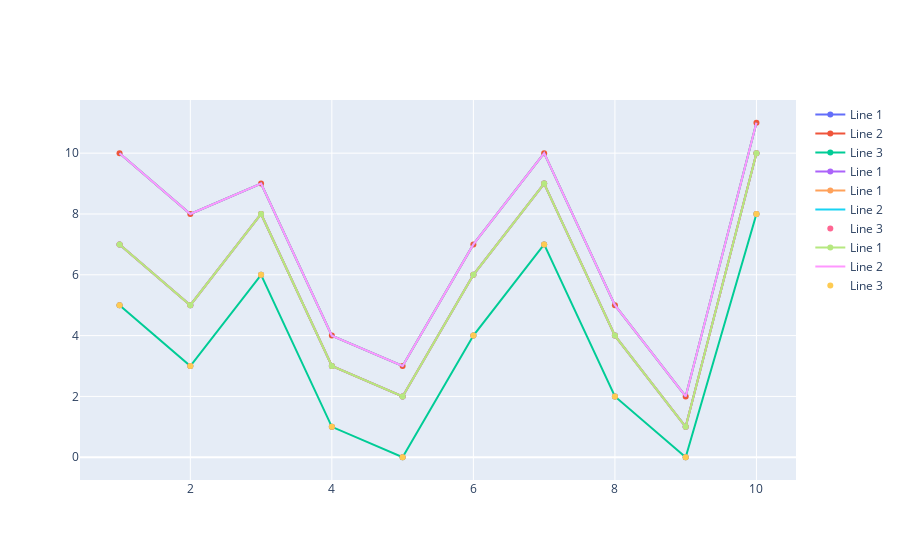

This figure's notebook cell:
### Code cell
fig.add_trace(go.Scatter(x=x1,y=y1,name='Line 1',mode='lines+markers'))
fig.add_trace(go.Scatter(x=x2,y=y2,name='Line 2',mode='lines'))
fig.add_trace(go.Scatter(x=x3,y=y3,name='Line 3',mode='markers'))
fig.show()

### Figure 1 — Plotly figure (JSON) as saved in the notebook; plotly's stock layout.template omitted (floating-point values rounded to 4 significant figures)
{"data": [{"name": "Line 1", "type": "scatter", "x": [1, 2, 3, 4, 5, 6, 7, 8, 9, 10], "y": [7, 5, 8, 3, 2, 6, 9, 4, 1, 10]}, {"name": "Line 2", "type": "scatter", "x": [1, 2, 3, 4, 5, 6, 7, 8, 9, 10], "y": [10, 8, 9, 4, 3, 7, 10, 5, 2, 11]}, {"name": "Line 3", "type": "scatter", "x": [1, 2, 3, 4, 5, 6, 7, 8, 9, 10], "y": [5, 3, 6, 1, 0, 4, 7, 2, 0, 8]}, {"mode": "lines+markers", "name": "Line 1", "type": "scatter", "x": [1, 2, 3, 4, 5, 6, 7, 8, 9, 10], "y": [7, 5, 8, 3, 2, 6, 9, 4, 1, 10]}, {"mode": "lines+markers", "name": "Line 1", "type": "scatter", "x": [1, 2, 3, 4, 5, 6, 7, 8, 9, 10], "y": [7, 5, 8, 3, 2, 6, 9, 4, 1, 10]}, {"mode": "lines", "name": "Line 2", "type": "scatter", "x": [1, 2, 3, 4, 5, 6, 7, 8, 9, 10], "y": [10, 8, 9, 4, 3, 7, 10, 5, 2, 11]}, {"mode": "markers", "name": "Line 3", "type": "scatter", "x": [1, 2, 3, 4, 5, 6, 7, 8, 9, 10], "y": [5, 3, 6, 1, 0, 4, 7, 2, 0, 8]}, {"mode": "lines+markers", "name": "Line 1", "type": "scatter", "x": [1, 2, 3, 4, 5, 6, 7, 8, 9, 10], "y": [7, 5, 8, 3, 2, 6, 9, 4, 1, 10]}, {"mode": "lines", "name": "Line 2", "type": "scatter", "x": [1, 2, 3, 4, 5, 6, 7, 8, 9, 10], "y": [10, 8, 9, 4, 3, 7, 10, 5, 2, 11]}, {"mode": "markers", "name": "Line 3", "type": "scatter", "x": [1, 2, 3, 4, 5, 6, 7, 8, 9, 10], "y": [5, 3, 6, 1, 0, 4, 7, 2, 0, 8]}], "layout": {}}
